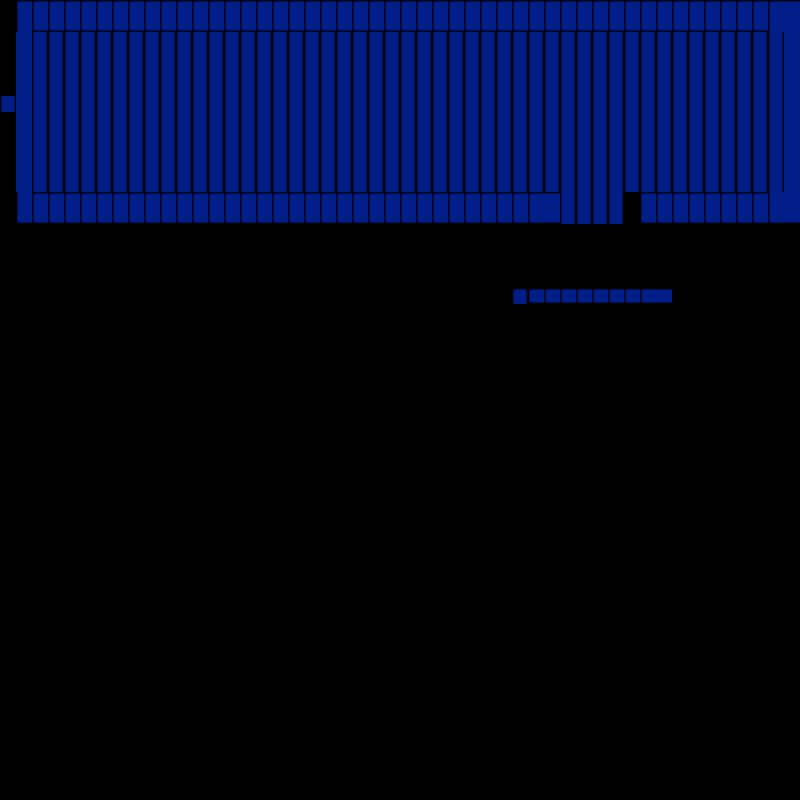

The image is a tile-based game level rendered from a .tmx file. Its description and source (layers, tilesets, objects; grid data summarised) follow:
An orthogonal 50x50 tile map with 16x16 px tiles, 2 tile layers (fundo, cenario) and 2 objects (player_start, power_up_jump).

<map version="1.9" tiledversion="1.9.2" orientation="orthogonal" renderorder="right-down" width="50" height="50" tilewidth="16" tileheight="16" infinite="0" nextlayerid="5" nextobjectid="15">
 <tileset firstgid="1" source="../tilesets/tileset.tsx" />
 <layer id="1" name="fundo" width="50" height="50">
  <data>[2500 cells, 530 non-empty, 1 distinct tile ids]</data>
 </layer>
 <layer id="3" name="cenario" width="50" height="50">
  <data>[2500 cells, 250 non-empty, 13 distinct tile ids]</data>
 </layer>
 <objectgroup id="4" name="objects">
  <object id="10" name="player_start" x="464" y="176">
   <point />
  </object>
  <object id="14" name="power_up_jump" x="496" y="176">
   <point />
  </object>
 </objectgroup>
</map>
